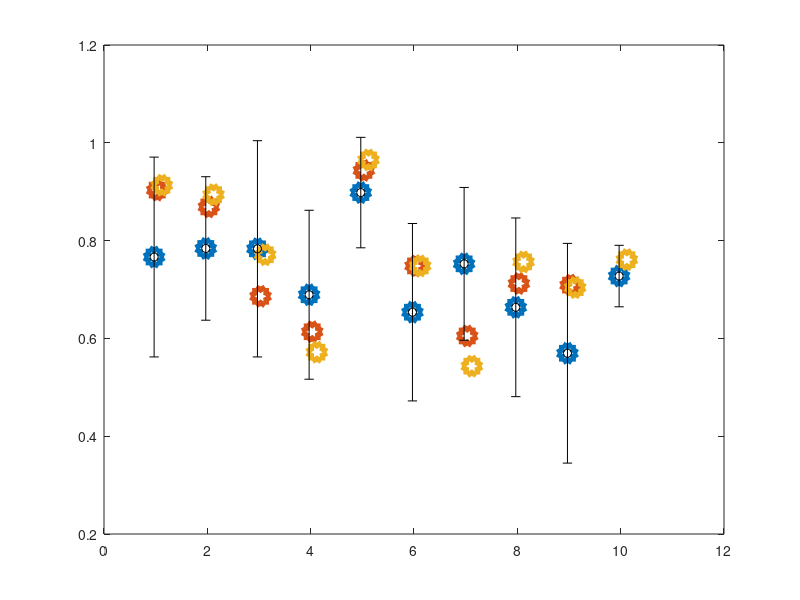

The MATLAB source for this figure: (Note: this script raises an error after producing the figure.)
%% Trial duration OPTCLA graph
load('TrialDuration5');
load('TrialDuration10');
load('TrialDuration15');
%save('TrialDuration10','TrialDuration10')
%meandurations = [mean(TrialDuration5);mean(TrialDuration10);mean(TrialDuration15)]';
%standard_dev = [std(TrialDuration5);std(TrialDuration10);std(TrialDuration15)]
%%
close all

% Create means and standard deviations
val1 = mean(TrialDuration5)
val2 = mean(TrialDuration10)
val3 = mean(TrialDuration15)
val1std = std(TrialDuration5)
val2std = std(TrialDuration10)
val3std = std(TrialDuration15)

figure(1)
delta = .03; % Adjust manually to jitter the axis (makes the error bars better visible)

% Main line
p1 = plot((1:numel(val1))-delta,val1,'h','linewidth',5,'MarkerSize',14') %FF66CC
hold on
p2 = plot((1:numel(val2))+delta,val2,'h','linewidth',5,'MarkerSize',14') %FF3399
p3 = plot((1:numel(val3))+4*delta,val3,'h','linewidth',5,'MarkerSize',14')%660033

%p1.Color = [0 0.60 0.60] % #00cc99
%p2.Color = [0 0.4 0.8]
%p3.Color = [0.0 0.6 1] % #0099ff

% Error bars
errorbar((1:numel(val1))-delta,val1,val1std,'ok','linewidth',1)
errorbar((1:numel(val2))+delta,val2,val2std,'ok','linewidth',1)
errorbar((1:numel(val3))+4*delta,val3,val3std,'ok','linewidth',1')

legend('5s','10s','15s')
xticks([1 2 3 4 5 6 7 8 9 10])
xlabel('Participant')
%title(['Trial durations accuracies of all OPTCLA participants']);
PrettierGraphs(figure(1),0,0)
ax = gca
ax.FontSize = 14
ax.XTickLabel = {'P01','P02','P03','P04','P05','P06','P07','P08','P09','Average'}


%% Training trials SHORES
% original_sd = zeros(17,3)
% subopt_sd = zeros(17,3)
% opt_sd = zeros(17,3)
% save('original_sd','original_sd')

load('original')
load('opt')
load('subopt')
load('original_sd')
load('opt_sd')
load('subopt_sd')


%%
alldata = zeros(17,3,3);
alldata(:,:,1) = original;
alldata(:,:,2) = opt;
alldata(:,:,3) = subopt;
sd = zeros(17,3,3)
sd(:,:,1) = original_sd;
sd(:,:,2) = opt_sd;
sd(:,:,3) = subopt_sd;

delta = .06; % Adjust manually to jitter the axis (makes the error bars better visible)

close all

for timewindow = 1:3
    % ORIGINAL TIMEWINDOW
    % Create means and standard deviations for P01, P02 and P03
    val1 = alldata(:,1,timewindow);
    val2 = alldata(:,2,timewindow);
    val3 = alldata(:,3,timewindow);
    val1std = sd(:,1,timewindow);
    val2std = sd(:,2,timewindow);
    val3std = sd(:,3,timewindow);
    
    figure(timewindow)
    
    % Main line
    p1 = plot((1:numel(val1))-delta,val1,'-o','linewidth',5,'MarkerSize',10') %FF66CC
    hold on
    p2 = plot((1:numel(val2))+delta,val2,'-o','linewidth',5,'MarkerSize',10') %FF3399
    p3 = plot((1:numel(val3))+4*delta,val3,'-o','linewidth',5,'MarkerSize',10')%660033
    
   p1.Color = [0.25 0.60 1] % #3399ff
    p2.Color = [0.4 1 0.2] %#33cc33
    p3.Color = [1 0.8 0] % #cc9900
    
    % Error bars
    errorbar((1:numel(val1))-delta,val1,val1std,'ok','linewidth',1)
    errorbar((1:numel(val2))+delta,val2,val2std,'ok','linewidth',1)
    errorbar((1:numel(val3))+4*delta,val3,val3std,'ok','linewidth',1')
    
    legend('P01','P02','P03')
    xticks([1 2 3 4 5 6 7 8 9 10 11 12 13 14 15 16 17])
    xlim([1 18])
    xlabel('Number of trials used for training')
    ylim([0.3 1])
    %title(['Trial durations accuracies of all OPTCLA participants']);
    PrettierGraphs(figure(timewindow),0,0)
    ax = gca
    ax.FontSize = 14
    %ax.XTickLabel = {'P01','P02','P03','P04','P05','P06','P07','P08','P09','Average'}
    hold off
    
    if timewindow == 1
        title('Original time window (pre-onset = 5s, post-onset = 17s)  ');
    end
    if timewindow == 2
        title('Optimal time window (pre-onset = 3s, post-onset = 10s)  ');
    end
    
    if timewindow == 3
        title('Sub-optimal time window (pre-onset = 0s, post-onset = 5s)  ');
    end
end

%% Statistical test run classification
%realruns = zeros(6,6)
fakeruns2 = zeros(6,6)
%save('realruns','realruns')
%save('fakeruns2','fakeruns2')
load('fakeruns')
load('fakeruns2')
load('realruns')

boxplot(fakeruns2(:))
boxplot(realruns(:))

% Wilcoxon rank sum test (non-parametric paired t-test)
[p,h,stats] = ranksum(realruns(:),fakeruns(:))
